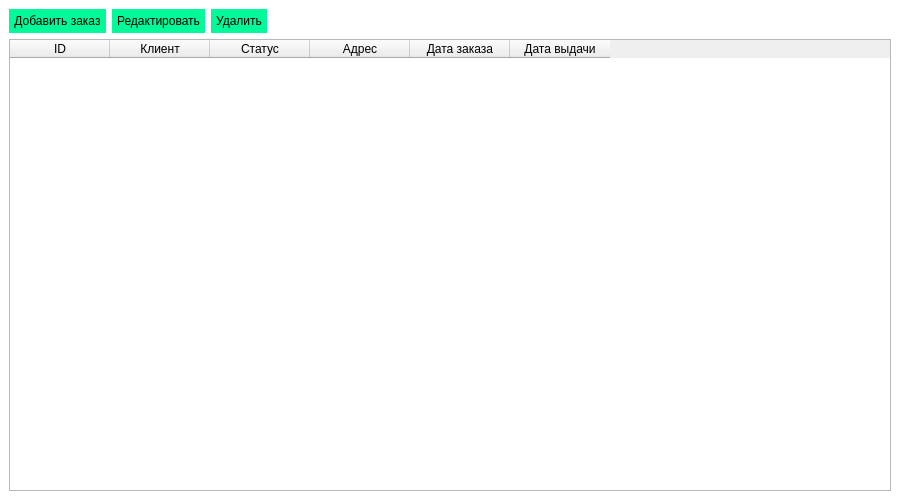
<?xml version="1.0" encoding="UTF-8"?>
<ui version="4.0">
 <class>OrdersWindow</class>
 <widget class="QMainWindow" name="OrdersWindow">
  <property name="geometry">
   <rect>
    <x>0</x>
    <y>0</y>
    <width>900</width>
    <height>500</height>
   </rect>
  </property>
  <property name="windowTitle">
   <string>Заказы клиентов</string>
  </property>
  <property name="styleSheet">
   <string notr="true">QMainWindow{background:#FFF;font-family:'Times New Roman'} QPushButton{background:#00FA9A;border:none;padding:5px} QPushButton:hover{background:#2E8B57;color:#FFF} QTableWidget{alternate-background-color:#7FFF00}</string>
  </property>
  <widget class="QWidget" name="centralwidget">
   <layout class="QVBoxLayout" name="verticalLayout">
    <item>
     <layout class="QHBoxLayout" name="buttonLayout">
      <item>
       <widget class="QPushButton" name="addButton">
        <property name="text">
         <string>Добавить заказ</string>
        </property>
       </widget>
      </item>
      <item>
       <widget class="QPushButton" name="editButton">
        <property name="text">
         <string>Редактировать</string>
        </property>
       </widget>
      </item>
      <item>
       <widget class="QPushButton" name="deleteButton">
        <property name="text">
         <string>Удалить</string>
        </property>
       </widget>
      </item>
      <item>
       <spacer name="horizontalSpacer">
        <property name="orientation">
         <enum>Qt::Horizontal</enum>
        </property>
        <property name="sizeHint" stdset="0">
         <size>
          <width>40</width>
          <height>20</height>
         </size>
        </property>
       </spacer>
      </item>
     </layout>
    </item>
    <item>
     <widget class="QTableWidget" name="ordersTable">
      <property name="editTriggers">
       <set>QAbstractItemView::NoEditTriggers</set>
      </property>
      <property name="alternatingRowColors">
       <bool>true</bool>
      </property>
      <attribute name="horizontalHeaderVisible">
       <bool>true</bool>
      </attribute>
      <attribute name="verticalHeaderVisible">
       <bool>false</bool>
      </attribute>
      <column>
       <property name="text">
        <string>ID</string>
       </property>
      </column>
      <column>
       <property name="text">
        <string>Клиент</string>
       </property>
      </column>
      <column>
       <property name="text">
        <string>Статус</string>
       </property>
      </column>
      <column>
       <property name="text">
        <string>Адрес</string>
       </property>
      </column>
      <column>
       <property name="text">
        <string>Дата заказа</string>
       </property>
      </column>
      <column>
       <property name="text">
        <string>Дата выдачи</string>
       </property>
      </column>
     </widget>
    </item>
   </layout>
  </widget>
 </widget>
</ui>
